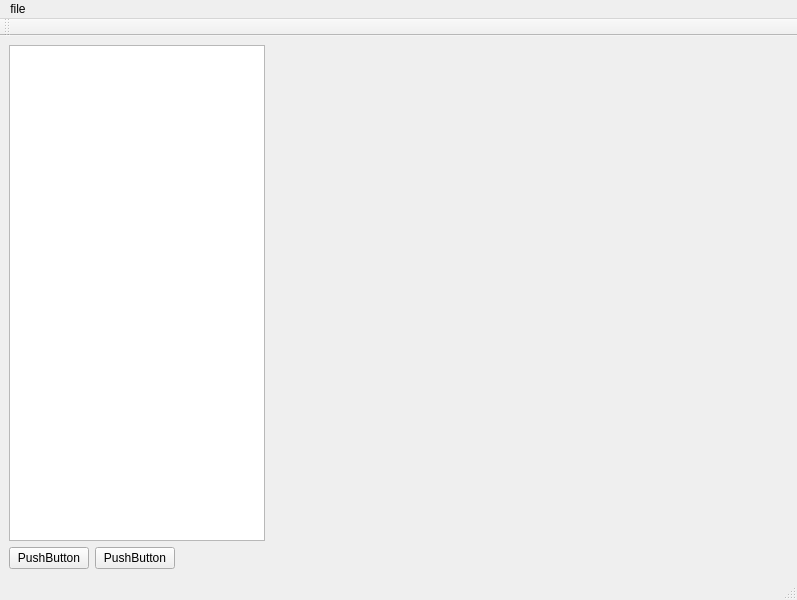
<?xml version="1.0" encoding="UTF-8"?>
<ui version="4.0">
 <class>MainWindow</class>
 <widget class="QMainWindow" name="MainWindow">
  <property name="geometry">
   <rect>
    <x>0</x>
    <y>0</y>
    <width>797</width>
    <height>600</height>
   </rect>
  </property>
  <property name="windowTitle">
   <string>MainWindow</string>
  </property>
  <widget class="QWidget" name="centralwidget">
   <layout class="QVBoxLayout" name="verticalLayout">
    <item>
     <layout class="QHBoxLayout" name="horizontalLayout_2">
      <item>
       <widget class="QTreeView" name="treeView">
        <property name="enabled">
         <bool>true</bool>
        </property>
        <property name="sizePolicy">
         <sizepolicy hsizetype="Fixed" vsizetype="Expanding">
          <horstretch>0</horstretch>
          <verstretch>0</verstretch>
         </sizepolicy>
        </property>
        <property name="contextMenuPolicy">
         <enum>Qt::ActionsContextMenu</enum>
        </property>
       </widget>
      </item>
      <item>
       <widget class="QVTKOpenGLNativeWidget" name="vtkWidget" native="true">
        <property name="sizePolicy">
         <sizepolicy hsizetype="Expanding" vsizetype="Expanding">
          <horstretch>0</horstretch>
          <verstretch>0</verstretch>
         </sizepolicy>
        </property>
       </widget>
      </item>
     </layout>
    </item>
    <item>
     <layout class="QHBoxLayout" name="horizontalLayout">
      <item>
       <widget class="QPushButton" name="pushButton">
        <property name="text">
         <string>PushButton</string>
        </property>
       </widget>
      </item>
      <item>
       <widget class="QPushButton" name="pushButton_2">
        <property name="text">
         <string>PushButton</string>
        </property>
       </widget>
      </item>
      <item>
       <spacer name="horizontalSpacer">
        <property name="orientation">
         <enum>Qt::Horizontal</enum>
        </property>
        <property name="sizeHint" stdset="0">
         <size>
          <width>40</width>
          <height>20</height>
         </size>
        </property>
       </spacer>
      </item>
     </layout>
    </item>
   </layout>
  </widget>
  <widget class="QMenuBar" name="menubar">
   <property name="geometry">
    <rect>
     <x>0</x>
     <y>0</y>
     <width>797</width>
     <height>26</height>
    </rect>
   </property>
   <widget class="QMenu" name="menufile">
    <property name="title">
     <string>file</string>
    </property>
    <addaction name="actionOpen_File"/>
   </widget>
   <addaction name="menufile"/>
  </widget>
  <widget class="QStatusBar" name="statusbar"/>
  <widget class="QToolBar" name="toolBar">
   <property name="windowTitle">
    <string>toolBar</string>
   </property>
   <attribute name="toolBarArea">
    <enum>TopToolBarArea</enum>
   </attribute>
   <attribute name="toolBarBreak">
    <bool>false</bool>
   </attribute>
  </widget>
  <action name="actionOpen_File">
   <property name="icon">
    <iconset resource="Icons.qrc">
     <normaloff>:/Icons/fileopen.png</normaloff>:/Icons/fileopen.png</iconset>
   </property>
   <property name="text">
    <string>Open File</string>
   </property>
  </action>
  <action name="actionItem_Options">
   <property name="text">
    <string>Item_Options</string>
   </property>
  </action>
 </widget>
 <customwidgets>
  <customwidget>
   <class>QVTKOpenGLNativeWidget</class>
   <extends>QWidget</extends>
   <header>qvtkopenglnativewidget.h</header>
   <container>1</container>
  </customwidget>
 </customwidgets>
 <resources>
  <include location="Icons.qrc"/>
 </resources>
 <connections/>
</ui>
